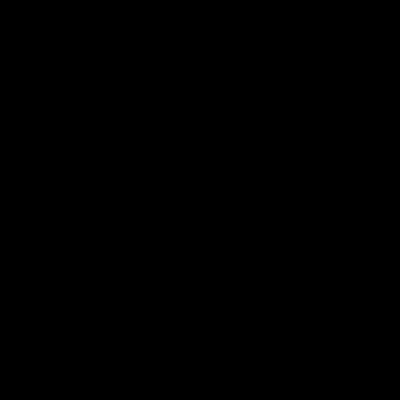
Frame 1 (no input)
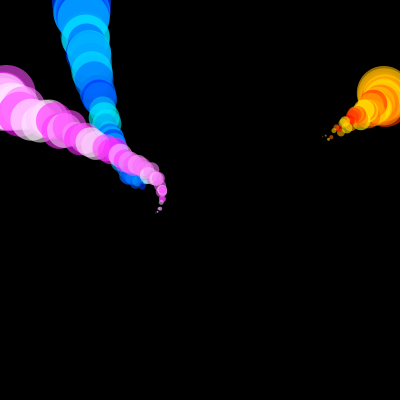
Frame 60 (the mouse pressed at the canvas centre just before this capture)
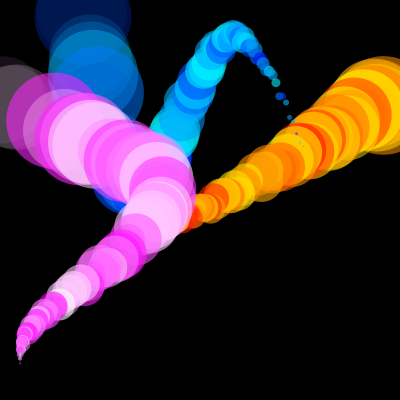
Frame 120 (the mouse held since frame 60 and released just before this capture)

The Processing sketch that drew these frames (run headless with seeded random() and noise(); from frame 60 on, the mouse is pressed at the canvas centre):

// Processing sketch: processing_100450
// ── processing_100450.pde

import java.util.ArrayList;
 
Explosions[] explosions;
 
void setup() {
  size(400, 400);
  background(0);
  smooth();
 
  explosions = new Explosions[3];
  explosions[0] = new Explosions(255,   0);
  explosions[1] = new Explosions(  0, 255);
  explosions[2] = new Explosions(255, 255);
}
 
void draw() {
  background(0);
 
  for (int n = 0; n < explosions.length; ++n)
  {
    Explosions exps = explosions[n];
    exps.step();
  }
  
}
 
class Explosion {
  float x;
  float y;
  float r;
  float r_goal = random(10, 100);
  float alp = 150;
  int life = 200;

  float red;
  float green = random(255);
  float blue;
 
  Explosion(float tmpX, float tmpY, float tmpRed, float tmpBlue) {
    x = tmpX;
    y = tmpY;
    red = tmpRed;
    blue = tmpBlue;
  }
 
  void plus() {
    r += 1;
    if (r > r_goal) {
      r = r_goal;
      alp -= 5;
    }
  }
 
  void display() {
    noStroke();
    fill(red, green, blue, alp);
    ellipse(x, y, r, r);
  }
 
  boolean finished() {
    life--;
    if (life < 0) {
      return true;
    } else {
      return false;
    }
  }
}

class Explosions
{
  ArrayList<Explosion> exps = new ArrayList<Explosion>();
  ArrayList<PVector> arrCurve;
  float t = 0;
  float x = 0;
  float y = 0;
  float red;
  float blue;
  
  Explosions(float tmpRed, float tmpBlue)
  {
    arrCurve = new ArrayList<PVector>();
    for (int n = 0; n < 4; ++n)
    {
      arrCurve.add(new PVector(random(width), random(height)));
    }
    
    red = tmpRed;
    blue = tmpBlue;
  }
  
  void step()
  {
    x = getPointOnCurve(arrCurve.get(0).x, arrCurve.get(1).x, arrCurve.get(2).x, arrCurve.get(3).x);
    y = getPointOnCurve(arrCurve.get(0).y, arrCurve.get(1).y, arrCurve.get(2).y, arrCurve.get(3).y);
    
    t += 0.02;

    if (t >= 1)
    {
      t -= 1;
      arrCurve.remove(0);
      arrCurve.add(new PVector(random(width), random(height)));
    }

    for (int i = 0; i < exps.size();i++) {
      Explosion exp = exps.get(i);
   
      exp.plus();
      exp.display();
      if (exp.finished()) {
        exps.remove(i);
      }
    }
    
    exps.add(new Explosion(x, y+random(-5, 5), red, blue));
   
  }

  float getPointOnCurve(float p0, float p1, float p2, float p3)
  {
    float tau = 0.5;
    
    float row1 = ((-tau)    * p0) + ((2 - tau) * p1) + ((tau - 2)     * p2) + (tau  * p3);
    float row2 = ((2 * tau) * p0) + ((tau - 3) * p1) + ((3 - (2*tau)) * p2) + (-tau * p3);
    float row3 = ((-tau)    * p0)                    + (tau           * p2);
    float row4 =                                 p1;

    row1 *= t*t*t;
    row2 *= t*t;
    row3 *= t;
    
    return row1 + row2 + row3 + row4;
  }
};
